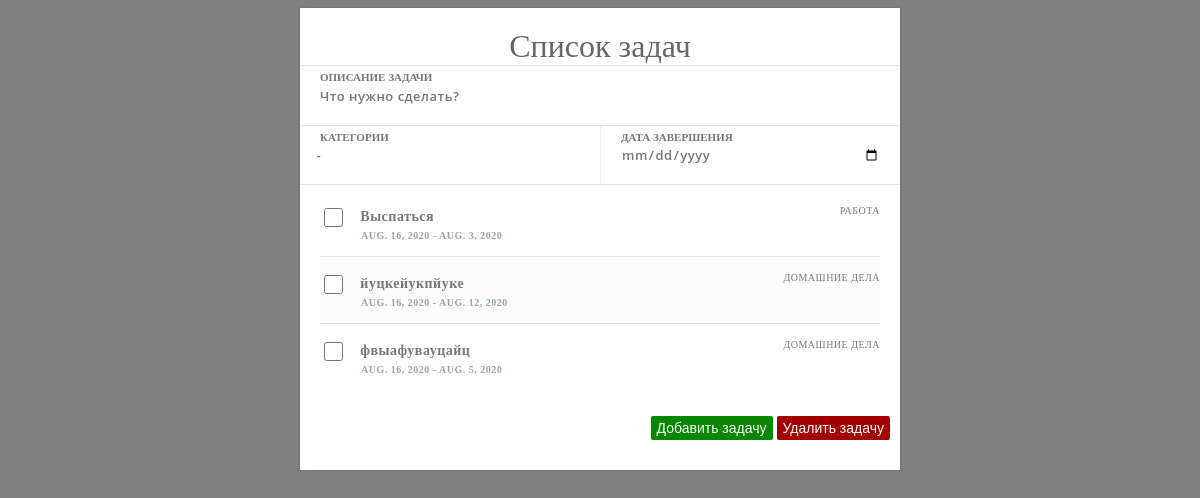
The page / on the database its author committed.
### todolist/models.py (models this page shows, shortened)
class TodoList(models.Model):
    title = models.CharField(max_length=250)
    content = models.TextField(blank=True)
    created = models.DateField(default=timezone.now().strftime("%Y-%m-%d"))
    due_date = models.DateField(default=timezone.now().strftime("%Y-%m-%d"))
    category = models.ForeignKey(Category, default="general")
    class Meta:
        ordering = ["-created"]

class Category(models.Model):
    name = models.CharField(max_length=100)
    class Meta:
        verbose_name = ("Category")
        verbose_name_plural = ("Categories")
    def __str__(self):
        return self.name

### todolist/views.py (the view, shortened to what this page needs)
# urls.py: url(r'^$', index, name="TodoList"),
def index(request):
    todos = TodoList.objects.all()
    categories = Category.objects.all()
    return render(request, "index.html", {"todos": todos, "categories": categories})

### todolist/templates/index.html (shortened to what this page needs)
<!DOCTYPE html>
<html >
<head>
  {% load static %}
   <link rel="stylesheet" type="text/css" href="{% static 'css/style.css' %}">
</head>
<body>
<div django-app="TaskManager">
	<div class="container">
            <div class="content">
            <h1>Список задач</h1>
            <form action="" method="post">
                <div class="inputContainer">
                    <input type="text" id="description" class="taskName" placeholder="Что нужно сделать?" name="description" required>
                    <label for="description">Описание задачи</label>
                </div>
                <div class="inputContainer half last">
                    <select id="category" class="taskCategory" name="category_select">
                    <option class="disabled" value="">-</option>
                    </select>
                    <label for="category">Категории</label>
                </div>
                <div class="inputContainer half last right">
                    <input type="date" id="dueDate" class="taskDate" name="date">
                    <label for="dueDate">Дата завершения</label>
                </div>
            <ul  class="taskList">
            {% for todo in todos %}
                <li class="taskItem">
                    <input type="checkbox" class="taskCheckbox" name="checkedbox" id="{{ todo.id }}" value="{{ todo.id }}">
                    <label for="{{ todo.id }}"><span>{{ todo.title }}</span></label>
                    <span class="category">{{ todo.category }}</span>
                    <strong class="taskDate">{{ todo.created }} - {{ todo.due_date }}</strong>
                </li>
            {% endfor %}
            </ul>
                <div class="controls">
                    <button class="taskAdd" name="taskAdd" type="submit">Добавить задачу</button>
                    <button class="taskDelete" name="taskDelete" formnovalidate="" type="submit" onclick="$('input#sublist').click();">Удалить задачу</button>
                </div>
            </form>
            </div>
 </div>
</div>
</body>
</html>

### todolist/static/css/style.css (style rules this page uses)
*, *:before, *:after { -webkit-box-sizing: border-box; -moz-box-sizing: border-box; box-sizing: border-box; }
html { font-size: 100%; }
body { background: #808080; }
.container { width: 600px; margin: 0 auto; background: #ffffff; padding: 20px 0; -webkit-box-shadow: 0 0 2px rgba(0,0,0,0.2); box-shadow: 0 0 2px rgba(0,0,0,0.2); }
.controls { display: block; padding: 10px; text-align: end; width: 100%; overflow: hidden; }
.half { width: 50%; float: left; }
.content { background: #fff; }
h1 { color: #666666; text-align: center; font-weight: 400; margin: 0; }
.inputContainer { height: 60px; border-top: 1px solid #e5e5e5; position: relative; overflow: hidden; }
.inputContainer.last { border-bottom: 1px solid #e5e5e5; margin-bottom: 20px; }
.inputContainer.half.last.right { border-left: 1px solid #efefef; }
input[type="date"], input[type="text"], select { height: 100%; width: 100%; padding: 0 20px; position: absolute; top: 0; vertical-align: middle; display: inline-block; border: none; border-radius: none; font-size: 13px; color: #777; margin: 0; font-family: 'Open Sans', sans-serif; font-weight: 600; letter-spacing: 0.5px; -webkit-transition: background 0.3s; transition: background 0.3s; }
input[type="date"] { cursor: pointer; }
.inputContainer label { padding: 5px 20px; font-size: 11px; font-weight: 600; text-transform: uppercase; color: #777; display: block; position: absolute; }
button { background: transparent; border-radius: 2px; border: none; outline: none; height: 24px; font-size: 14px; color: #fff; cursor: pointer; position: relative; }
.taskAdd { background: #078600; }
.taskDelete { background: #a40004; }
.taskList { list-style: none; padding: 0 20px; }
.taskItem { border-top: 1px solid #e5e5e5; padding: 15px 0; color: #777; font-weight: 600; font-size: 14px; letter-spacing: 0.5px; }
.taskList .taskItem:nth-child(even) { background: #fcfcfc; }
.taskCheckbox { margin-right: 1em; }
.taskList .taskDate { color: #95a5a6; font-size: 10px; font-weight: bold; text-transform: uppercase; display: block; margin-left: 41px; }
.category { display: inline-block; font-size: 10px; float: right; font-weight: normal; text-transform: uppercase; }
.taskCheckbox { display: inline-block; cursor: pointer; width: 19px; height: 19px; vertical-align: middle; }
.taskCategory { -webkit-appearance: none; appearance: none; cursor: pointer; padding-left: 16.5px; background: #fff; }
.taskCategory option { background: #fff; border: none; outline: none; padding: 0 100px; }

### rows shown on the page
TodoList: title "Выспаться", category "РАБОТА", created "AUG. 16, 2020", due_date "AUG. 3, 2020"
TodoList: title "йуцкейукпйуке", category "ДОМАШНИЕ ДЕЛА", created "AUG. 16, 2020", due_date "AUG. 12, 2020"
TodoList: title "фвыафувауцайц", category "ДОМАШНИЕ ДЕЛА", created "AUG. 16, 2020", due_date "AUG. 5, 2020"
